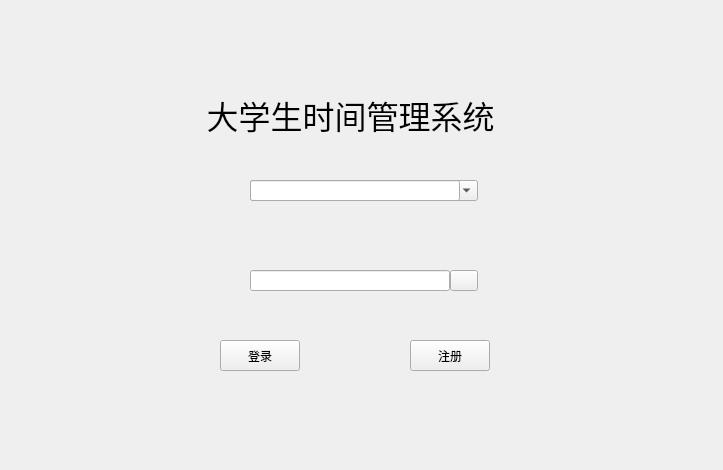
<?xml version="1.0" encoding="UTF-8"?>
<ui version="4.0">
 <class>Login</class>
 <widget class="QWidget" name="Login">
  <property name="geometry">
   <rect>
    <x>0</x>
    <y>0</y>
    <width>723</width>
    <height>470</height>
   </rect>
  </property>
  <property name="windowTitle">
   <string>Form</string>
  </property>
  <widget class="QPushButton" name="loadpushButton">
   <property name="geometry">
    <rect>
     <x>220</x>
     <y>340</y>
     <width>80</width>
     <height>31</height>
    </rect>
   </property>
   <property name="text">
    <string>登录</string>
   </property>
  </widget>
  <widget class="QLabel" name="namelabel">
   <property name="geometry">
    <rect>
     <x>220</x>
     <y>170</y>
     <width>31</width>
     <height>31</height>
    </rect>
   </property>
   <property name="styleSheet">
    <string notr="true">background-image: url(:/resources/image/name.png);</string>
   </property>
   <property name="text">
    <string>&lt;html&gt;&lt;head/&gt;&lt;body&gt;&lt;p align=&quot;right&quot;&gt;&lt;br/&gt;&lt;/p&gt;&lt;/body&gt;&lt;/html&gt;</string>
   </property>
  </widget>
  <widget class="QPushButton" name="newpushButton">
   <property name="geometry">
    <rect>
     <x>410</x>
     <y>340</y>
     <width>80</width>
     <height>31</height>
    </rect>
   </property>
   <property name="text">
    <string>注册</string>
   </property>
  </widget>
  <widget class="QComboBox" name="namecomboBox">
   <property name="geometry">
    <rect>
     <x>250</x>
     <y>180</y>
     <width>228</width>
     <height>21</height>
    </rect>
   </property>
   <property name="minimumSize">
    <size>
     <width>228</width>
     <height>0</height>
    </size>
   </property>
   <property name="maximumSize">
    <size>
     <width>228</width>
     <height>16777215</height>
    </size>
   </property>
  </widget>
  <widget class="QLabel" name="mainlabel">
   <property name="geometry">
    <rect>
     <x>110</x>
     <y>90</y>
     <width>481</width>
     <height>51</height>
    </rect>
   </property>
   <property name="text">
    <string>&lt;html&gt;&lt;head/&gt;&lt;body&gt;&lt;p align=&quot;center&quot;&gt;&lt;span style=&quot; font-size:24pt;&quot;&gt;大学生时间管理系统&lt;/span&gt;&lt;/p&gt;&lt;/body&gt;&lt;/html&gt;</string>
   </property>
  </widget>
  <widget class="QLabel" name="passwordlabel">
   <property name="geometry">
    <rect>
     <x>220</x>
     <y>260</y>
     <width>31</width>
     <height>31</height>
    </rect>
   </property>
   <property name="styleSheet">
    <string notr="true">background-image: url(:/resources/image/password.png);</string>
   </property>
   <property name="text">
    <string>&lt;html&gt;&lt;head/&gt;&lt;body&gt;&lt;p align=&quot;right&quot;&gt;&lt;br/&gt;&lt;/p&gt;&lt;/body&gt;&lt;/html&gt;</string>
   </property>
  </widget>
  <widget class="QLineEdit" name="namelineEdit">
   <property name="geometry">
    <rect>
     <x>250</x>
     <y>180</y>
     <width>210</width>
     <height>21</height>
    </rect>
   </property>
  </widget>
  <widget class="QLineEdit" name="passwordlineEdit">
   <property name="geometry">
    <rect>
     <x>250</x>
     <y>270</y>
     <width>200</width>
     <height>21</height>
    </rect>
   </property>
  </widget>
  <widget class="QPushButton" name="showcodepushButton">
   <property name="geometry">
    <rect>
     <x>450</x>
     <y>270</y>
     <width>28</width>
     <height>21</height>
    </rect>
   </property>
   <property name="minimumSize">
    <size>
     <width>28</width>
     <height>0</height>
    </size>
   </property>
   <property name="maximumSize">
    <size>
     <width>28</width>
     <height>16777215</height>
    </size>
   </property>
   <property name="baseSize">
    <size>
     <width>7</width>
     <height>4</height>
    </size>
   </property>
   <property name="styleSheet">
    <string notr="true">background-image: url(:/resources/image/hide.png);</string>
   </property>
   <property name="text">
    <string/>
   </property>
  </widget>
 </widget>
 <resources/>
 <connections/>
</ui>
